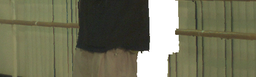
#> input picture disocclusion-inpainting/tex_BAL2.png, 256 x 77 px, shrunk from 500 x 150 before the run
$ python main.py --textureImage tex_BAL2.png --depthImage dep_BAL2.png --disoccColor 255 255 255   (older library calls are emulated)
#> lines starting #> are read from the running program, lines starting #| are printed output that depends on the picture; after the words box and inside, x2 and y2 are one past the last pixel; in counts of white or black regions, pixels touching at a corner belong together
#> in main, texture is the input picture: shape (77, 256, 3); mean B, G, R 90.7, 114.1, 114.2
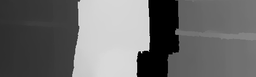
#> input picture disocclusion-inpainting/dep_BAL2.png, 256 x 77 px, shrunk from 500 x 150 before the run
#> in main, depth is the input picture: shape (77, 256); min 0, max 239, mean 107.3
### disocclusion-inpainting/DisocclusionFill.py
#!/usr/bin/python

import matplotlib.pyplot as plt
import sys, os
import cv2
import numpy as np
import time
np.seterr(divide='ignore', invalid='ignore')
from skimage.filters import threshold_otsu

class DisoccllusionFill():
    textureImaged= None
    depthImaged= None
    sourceRegion = None
    fillRegion = None
    confidenceImage = None
    dataImage = None
    curvatureData = None
    boundaryImage = None
    halfPatchSize = None
    numMissingPixels = None
    kernel = None
    kernelsel = None
    depthThreshold = None
    depthThresholdsR = None

    inpaintedImage = None
    inpaintedDepth = None
    kurv = None
    fillBoundaylist = []
    prioritiesList = []

    targetPatchCenter = None
    targetPatch_tl = None
    targetPatch_br = None
    targetPatch_sRmsk = None
    targetPatch_fRmsk = None
    targetPatch_tex = None
    targetPatch_dep = None

    sourcePatchCenter = None
    sourcePatch_tl = None
    sourcePatch_br = None
    sourcePatch_tex = None
    sourcePatch_dep = None
    bestErr = 1000000000.0
    searchRegion = 90
    patchErr = None

    def __init__(self, textureImage, depthImage, fillColor=[0, 0, 0], halfPatchSize=5, kernelsel=0, depthThreshold=120):
#> called with halfPatchSize = 5, kernelsel = 0, depthThreshold = 120
        self.textureImaged = np.float32(textureImage.copy())
        self.depthImaged = np.float32(depthImage.copy())
        self.fillColor  = fillColor
        self.halfPatchSize = halfPatchSize
        self.img_shape = textureImage.shape
#> self.img_shape = (77, 256, 3)
        self.height, self.width = self.img_shape[:2]
#> self.height = 77; self.width = 256
        self.kernelsel = kernelsel
        self.depthThreshold = depthThreshold
        self.inpaintedImage = np.zeros(self.img_shape, dtype = textureImage.dtype)

    def iniatializeInpainting(self):

        self.depthThresholdsR = threshold_otsu(self.depthImaged)
#> self.depthThresholdsR = 136.8
        #print("globalThreshold", self.depthThresholdsR)
        self.extractDisocclusionregion()
        if self.kernelsel == 0:
            self.kernel = np.ones((3, 3), dtype = np.float32)
            self.kernel[1, 1] = -8
        elif self.kernelsel == 1: #left
            self.kernel = np.zeros((3, 3), dtype = np.float32)
            self.kernel[1, 0] = 1
            self.kernel[1, 1] = -1
        else:
            self.kernel = np.zeros((3, 3), dtype = np.float32)
            self.kernel[1, 1] = -1
            self.kernel[1, 2] = 1
        self.cofidenceImage = np.copy(self.fillRegion)/255
        self.dataImage = np.zeros((self.height,self.width), dtype=np.float32)
        self.computeStructure()
        self.numMissingPixels = np.count_nonzero(self.fillRegion)
        print("Number of pixels to be inpainted {}".format(self.numMissingPixels))

    def inpaintDisocclusion(self):
        self.iniatializeInpainting()
        iter =0
        while self.numMissingPixels>0:
            iter += 1
            #print("iter:{}".format(iter))
            #extractboundary
            self.computeFillboundary()
            #computeconfidence along boundary
            self.computeConfidenceTerm()
            #compute data term
            self.computeDataTerm()
            #compute priority
            self.computePriority()
            #select target patch
            self.getTargetpatch()
            #find sourcepatch
            self.findSourcePatch()
            #Update dataterm, fillregion, image, depth
            self.fillandUpdate()

            ###---visualization
            """
            tempdata = np.uint8(np.copy(self.curvatureData))
            temp = np.uint8(np.copy(self.textureImaged))
            temp[self.targetPatch_tl[0]:self.targetPatch_br[0], self.targetPatch_tl[1]:self.targetPatch_br[1],:] = (255, 0 , 0)
            temp[self.sourcePatch_tl[0]:self.sourcePatch_br[0], self.sourcePatch_tl[1]:self.sourcePatch_br[1],:] = (0, 0 , 255)
            tempd = np.uint8(np.copy(self.depthImaged))
            tempd[self.targetPatch_tl[0]:self.targetPatch_br[0], self.targetPatch_tl[1]:self.targetPatch_br[1]] = (255)
            tempd[self.sourcePatch_tl[0]:self.sourcePatch_br[0], self.sourcePatch_tl[1]:self.sourcePatch_br[1]] = (125)
            #plot
            plt.imshow(tempdata)
            plt.show()
            plt.imshow(temp)
            plt.show()
            #plt.imshow(tempd)
            #plt.show()
            ### ----
            """
            #check if the holes still left!
            self.extractDisocclusionregion()
            self.numMissingPixels = np.count_nonzero(self.fillRegion)
            #print("Number of pixels to be inpainted {}".format(self.numMissingPixels))

        self.inpaintedImage = np.uint8(np.copy(self.textureImaged))
        self.inpaintedDepth = np.uint8(np.copy(self.depthImaged))

        ## disocclusion Mask
    def extractDisocclusionregion(self):
        #create a mask of disocclusion and its inverse mask
        #print("(self.height, self.width)", (self.height, self.width))
        mask = np.zeros((self.height, self.width), dtype=np.float32)
        if len(self.img_shape)>2:
            mask[np.where((self.textureImaged == self.fillColor).all(axis = 2))] = 255
        else:
            mask[np.where(self.textureImaged == self.fillColor)] = 255
        _,self.fillRegion = cv2.threshold(mask, 10, 255, cv2.THRESH_BINARY)
        _,self.sourceRegion = cv2.threshold(mask, 10, 255, cv2.THRESH_BINARY_INV)

    def computeGradients(self, mat):
        Ix = np.zeros((self.height, self.width), dtype = np.float32)
        Iy = np.zeros((self.height, self.width), dtype = np.float32)
        #Inside boundary of Image
        for row in range(1, self.height-1):
            for col in range(1, self.width-1):
                if self.fillRegion[row][col]==0:
                    #For Ix
                    if (self.fillRegion[row][col-1]==0) and (self.fillRegion[row][col+1]==0):
                        Ix[row][col]= max(abs(mat[row][col]-mat[row][col-1]), abs(mat[row][col+1]-mat[row][col]))

                    if (self.fillRegion[row][col-1]==0) and (self.fillRegion[row][col+1]!=0):
                        Ix[row][col]= abs(mat[row][col]-mat[row][col-1])

                    if (self.fillRegion[row][col-1]!=0) and (self.fillRegion[row][col+1]==0):
                        Ix[row][col]= abs(mat[row][col+1]-mat[row][col])

                    #For Iy
                    if (self.fillRegion[row-1][col]==0) and (self.fillRegion[row+1][col]==0):
                        Iy[row][col]= max(abs(mat[row][col]-mat[row-1][col]), abs(mat[row+1][col]-mat[row][col]))

                    if (self.fillRegion[row-1][col]==0) and (self.fillRegion[row+1][col]!=0):
                        Iy[row][col]= abs(mat[row][col]-mat[row-1][col])

                    if (self.fillRegion[row-1][col]!=0) and (self.fillRegion[row][col+1]==0):
                        Iy[row][col]= abs(mat[row+1][col]-mat[row][col])
        #Boundary of Image
        #Left and Right Ix:
        for row in range(self.height):
            for col in range(0, self.width, self.width-1):
                if (col==0) and (self.fillRegion[row][col]==0) and (self.fillRegion[row][col+1]==0):
                    Ix[row][col] = abs(mat[row][col+1]-mat[row][col])
                if (col==self.width-1) and (self.fillRegion[row][col]==0) and (self.fillRegion[row][col-1]==0):
                    Ix[row][col] = abs(mat[row][col]-mat[row][col-1])
#> Ix: shape (77, 256) float32; min 0, max 200.2, mean 7.3
        #Top and bottom Iy:
        for row in range(0, self.height, self.height-1):
            for col in range(0, self.width):
                if (row==0) and (self.fillRegion[row][col]==0) and (self.fillRegion[row+1][col]==0):
                    Ix[row][col] = abs(mat[row+1][col]-mat[row][col])
                if (row==self.height-1) and (self.fillRegion[row][col]==0) and (self.fillRegion[row-1][col]==0):
                    Ix[row][col] = abs(mat[row][col]-mat[row-1][col])
#> Ix: shape (77, 256) float32; min 0, max 200.2, mean 7.4
        return Ix, Iy

    def getexemPatch(self, pixel, pSize):
        row_center, col_center = pixel
        min_row = max(row_center - pSize, 0)
        max_row = min(row_center + pSize+1, self.height)
        min_col = max(col_center - pSize, 0)
        max_col = min(col_center + pSize+1, self.width)
        topLeft = (min_row, min_col)
        bottomRight = (max_row, max_col)
        return topLeft, bottomRight

    def computeFillboundary(self):
        fillRegionD = self.fillRegion/255
        boundaryImage = cv2.filter2D(fillRegionD, -1, self.kernel)
        idx = np.where(boundaryImage >0)
        ridx, cidx = idx
        del self.fillBoundaylist[:]
        for i in range(len(ridx)):
            if self.depthImaged[ridx[i], cidx[i]] < self.depthThreshold :
                self.fillBoundaylist.append((ridx[i], cidx[i]))
        if self.numMissingPixels>0 and len(self.fillBoundaylist)==0:
            self.kernelsel = 2
            boundaryImage = cv2.filter2D(fillRegionD, -1, self.kernel)
            idx = np.where(boundaryImage >0)
            ridx, cidx = idx
            for i in range(len(ridx)):
                self.fillBoundaylist.append((ridx[i], cidx[i]))

    def computeConfidenceTerm(self):
        for pixel in self.fillBoundaylist:
            Hq_tl, Hq_br = self.getexemPatch(pixel, self.halfPatchSize)
            Hq_fR = self.sourceRegion[Hq_tl[0]:Hq_br[0], Hq_tl[1]:Hq_br[1]]
            nZ_Hq = np.float(np.count_nonzero(Hq_fR))
            pinHq = np.float(Hq_fR.size)
            #print("Hq_fR", Hq_fR)
            #print("NumofNonZero {} out of {}, {}".format(nZ_Hq, pinHq, nZ_Hq/pinHq))
            if(Hq_fR.size ==0):
                #print(pixel, Hq_fR)
                print("patchErr")
            self.cofidenceImage[pixel[0],pixel[1]] = float(nZ_Hq/pinHq)

    def computeStructure(self):
        textureGray = cv2.cvtColor(self.textureImaged, cv2.COLOR_RGB2GRAY)
        texturegd = np.float32(textureGray)
        Itx, Ity = self.computeGradients(texturegd)
        Idx, Idy = self.computeGradients(self.depthImaged)
#> after the loop in computeGradients (call 2), `for row in range(self.height):`: Ix: shape (77, 256) float32; min 0, max 214, mean 3.3
#> after the loop in computeGradients (call 2), `for row in range(0, self.height, self.height-1):`: Ix: shape (77, 256) float32; min 0, max 214, mean 3.3
        Ix = (Itx+Idx)/(2*255)
        Iy = (Ity+Idy)/(2*255)
        #INr = np.linalg.norm(Ix+Iy)
        INr = np.sqrt(Ix**2 + Iy**2)
        INx = Ix/INr
        INy = Iy/INr
        INx[np.isnan(INx)] = 0
#> INx: shape (77, 256) float32; min 0, max 1, mean 0.684
        INy[np.isnan(INy)] = 0
#> INy: shape (77, 256) float32; min 0, max 1, mean 0.446
        INx_x,_=self.computeGradients(INx)
#> after the loop in computeGradients (call 3), `for row in range(1, self.height-1):`:
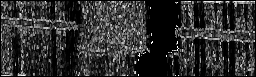
#> Iy: shape (77, 256) float32; min 0, max 1, mean 0.19
#> after the loop in computeGradients (call 3), `for row in range(self.height):`: Ix: shape (77, 256) float32; min 0, max 1, mean 0.194
#> after the loop in computeGradients (call 3), `for row in range(0, self.height, self.height-1):`:
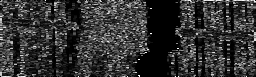
#> Ix: shape (77, 256) float32; min 0, max 1, mean 0.201
        _,INy_y=self.computeGradients(INy)
#> after the loop in computeGradients (call 4), `for row in range(1, self.height-1):`:
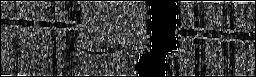
#> Iy: shape (77, 256) float32; min 0, max 1, mean 0.225
#> after the loop in computeGradients (call 4), `for row in range(self.height):`: Ix: shape (77, 256) float32; min 0, max 0.999, mean 0.261
#> after the loop in computeGradients (call 4), `for row in range(0, self.height, self.height-1):`:
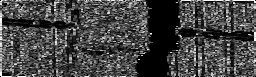
#> Ix: shape (77, 256) float32; min 0, max 1, mean 0.273
        Kurv = np.divide(INx_x+INy_y,INr)
        nanLoc = np.isnan(Kurv)
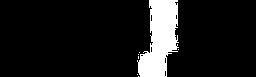
#> nanLoc: shape (77, 256) bool; 10.5% white; 7 white regions (6 under 20 px), largest, box (x1, y1, x2, y2) and area: (137, 0, 179, 77) 2069
        infLoc = np.isinf(Kurv)
#> infLoc: shape (77, 256) bool; 0.14% white in thin lines or dots
        Kurv[nanLoc] = 0
#> Kurv: shape (77, 256) float32; 0.14% of the values are NaN or infinite; the others: min 0, max 34283.6, mean 68.18
        Kurv[infLoc] = 0
#> Kurv: shape (77, 256) float32; min 0, max 34283.6, mean 68.1
        #print("np.max(kurv)",np.max(Kurv))
        self.curvatureData = Kurv
        self.curvatureData[nanLoc] = 0
        self.curvatureData[infLoc] = 0
        #self.curvatureData = INr
        #self.curvatureData = (INx_x+INy_y)/INr
        #print("np.max(self.curvatureData)",np.max(self.curvatureData))

    def computeDataTerm(self):
        maxalongfillBoundary = 0
        for pixel in self.fillBoundaylist:
            if maxalongfillBoundary<self.curvatureData[pixel[0],pixel[1]]:
                maxalongfillBoundary = self.curvatureData[pixel[0],pixel[1]]
        #print("maxalongfillBoundary", maxalongfillBoundary)
        for pixel in self.fillBoundaylist:
            self.dataImage[pixel[0],pixel[1]] = abs(1-(self.curvatureData[pixel[0],pixel[1]]/maxalongfillBoundary))
            #print("datavalues, K, D, maxB:", self.curvatureData[pixel[0],pixel[1]], self.dataImage[pixel[0],pixel[1]], maxalongfillBoundary, self.curvatureData[pixel[0],pixel[1]]/maxalongfillBoundary)

    def computePriority(self):
        del self.prioritiesList[:]
        for pixel in self.fillBoundaylist:
            #print("C and D:",self.cofidenceImage[pixel[0],pixel[1]], self.dataImage[pixel[0],pixel[1]])
            Pr = self.cofidenceImage[pixel[0],pixel[1]]*self.dataImage[pixel[0],pixel[1]]
            self.prioritiesList.append(Pr)
        # [4 lines of commented-out code are left out]
        self.targetPatchCenter = self.fillBoundaylist[self.prioritiesList.index(np.max(self.prioritiesList))]

    def getTargetpatch(self):
        self.targetPatch_tl, self.targetPatch_br = self.getexemPatch(self.targetPatchCenter, self.halfPatchSize)
        self.targetPatch_fR = self.fillRegion[self.targetPatch_tl[0]:self.targetPatch_br[0], self.targetPatch_tl[1]:self.targetPatch_br[1]]
        self.targetPatch_sR = self.sourceRegion[self.targetPatch_tl[0]:self.targetPatch_br[0], self.targetPatch_tl[1]:self.targetPatch_br[1]]
        self.targetPatch_tex = self.textureImaged[self.targetPatch_tl[0]:self.targetPatch_br[0], self.targetPatch_tl[1]:self.targetPatch_br[1], :]
        self.targetPatch_dep = self.depthImaged[self.targetPatch_tl[0]:self.targetPatch_br[0], self.targetPatch_tl[1]:self.targetPatch_br[1]]
        self.targetPatch_sRmsk = np.where(self.targetPatch_sR>0)
        self.targetPatch_fRmsk = np.where(self.targetPatch_fR>0)

    def findSourcePatch(self):
        patch_shape = self.targetPatch_tex.shape
        bound = int(round(self.searchRegion/2))
        #print(bound)
        searchReg_tl, searchReg_br = self.getexemPatch(self.targetPatchCenter, bound)
        searchReg_depth = self.depthImaged[searchReg_tl[0]:searchReg_br[0], searchReg_tl[1]:searchReg_br[1]]
        depthbased_sourceRegFg = self.depthImaged > self.depthThresholdsR + self.fillRegion
        self.sourcePatch_tl = None
        self.sourcePatch_br = None
        self.bestErr = 1000000000.0
        for row in range(searchReg_tl[0], searchReg_br[0]-patch_shape[0]):
            for col in range(searchReg_tl[1], searchReg_br[1]-patch_shape[1]):
                #print(row, col)
                Hq_fR = self.fillRegion[row:row+patch_shape[0], col:col+patch_shape[1]]
                Hq_nz = np.count_nonzero(Hq_fR)
                #depth based classification of source region
                Hq_FG = depthbased_sourceRegFg[row:row+patch_shape[0], col:col+patch_shape[1]]
                Hq_FGnz = np.count_nonzero(Hq_FG)
                if Hq_nz == 0 and Hq_FGnz == 0:
                    Hq_tex = self.textureImaged[row:row+patch_shape[0], col:col+patch_shape[1], :]
                    Hq_dep = self.depthImaged[row:row+patch_shape[0], col:col+patch_shape[1]]
                    err = np.sum(self.targetPatch_tex[self.targetPatch_sRmsk]-Hq_tex[self.targetPatch_sRmsk]) + \
                    2*np.sum(self.targetPatch_dep[self.targetPatch_sRmsk]-Hq_dep[self.targetPatch_sRmsk])
                    self.patchErr = err*err
                    if self.patchErr < self.bestErr:
                        self.bestErr = self.patchErr
                        self.sourcePatch_tl = (row, col)
                        self.sourcePatch_br = (row+patch_shape[0], col+patch_shape[1])
                        #print(patchErr)
        #print("sourcePatch:", self.sourcePatch_tl, self.sourcePatch_br, self.patchErr)

    def copyData(self,vImg,debug):
        vsourcePatch = vImg[self.sourcePatch_tl[0]:self.sourcePatch_br[0], self.sourcePatch_tl[1]:self.sourcePatch_br[1]]
        vtargetPatch = vImg[self.targetPatch_tl[0]:self.targetPatch_br[0], self.targetPatch_tl[1]:self.targetPatch_br[1]]
        vtargetPatch[self.targetPatch_fRmsk] = vsourcePatch[self.targetPatch_fRmsk]
        vImg[self.targetPatch_tl[0]:self.targetPatch_br[0], self.targetPatch_tl[1]:self.targetPatch_br[1]] = vtargetPatch
        if debug==1:
            print("vtargetPatch", np.uint8(vtargetPatch))
            print("targetPatch_fR", self.targetPatch_fR)
            print("vsourcePatch", np.uint8(vsourcePatch))
            #print("fillMask",self.targetPatch_fRmsk)
        return vImg

    def fillandUpdate(self):
        ## Filltexture
        for i in range(3):
            self.textureImaged[:,:,i] = self.copyData(self.textureImaged[:,:,i],0)
        ## Filldepth
        self.depthImaged = self.copyData(self.depthImaged,0)
        ## Fill curvatureData
        self.curvatureData = self.copyData(self.curvatureData,0)
        # UpdateConfidence
        self.cofidenceImage[self.targetPatch_tl[0]:self.targetPatch_br[0], self.targetPatch_tl[1]:self.targetPatch_br[1]] = 1
        #self.cofidenceImage = self.copyData(self.cofidenceImage,0)

### disocclusion-inpainting/main.py
import sys, os
import time
import cv2
import argparse
import matplotlib.pyplot as plt
import numpy as np
np.seterr(divide='ignore', invalid='ignore')
from skimage.filters import threshold_otsu
from DisocclusionFill import DisoccllusionFill

def createargs():
    parser = argparse.ArgumentParser(description='Inpaint Disocclusion.')
    parser.add_argument('--textureImage', type = str)
    parser.add_argument('--depthImage', type = str)
    parser.add_argument('--disoccColor', nargs='+', type = int)
    parser.add_argument('--drnFill', type = int, default = 0)
    parser.add_argument('--outdir',  type = str, default = 'result')
    return parser.parse_args()

def main():
    #inputs
    """
    textfilename = 'tex_BAL.png'
    depthfilename = 'dep_BAL.png'
    texture = cv2.imread(textfilename)
    depth = cv2.imread(depthfilename, 0)
    """
    args = createargs()

    if (args.textureImage is not None) and (args.depthImage is not None):
        texture = cv2.imread(args.textureImage)
        if (type(texture) is not np.ndarray):
            print("Error: Unable to open texture image.")
            exit(-1)
        depth = cv2.imread(args.depthImage,0)
        if (type(depth) is not np.ndarray):
            print ("Error: Unable to open depth image.")
            exit(-1)

    else:
        print("Provide texture and depth images!")
        return

    if args.disoccColor is None:
        print("Provide diocclusionColor e.g. (255, 255, 255)!")
        return

    out_path = args.outdir
    if args.outdir is not None:
        out_path = args.outdir

    if not os.path.exists(out_path):
        os.makedirs(out_path)

    print("out_path", out_path)

    #inpainting begins here
    start = time.clock()
    #create DisoccllusionFill object
    dF = DisoccllusionFill(texture, depth, args.disoccColor)
    #start Inpainting
    dF.inpaintDisocclusion()
#> in inpaintDisocclusion, `self.inpaintedDepth = np.uint8(np.copy(self.depthImaged))`:
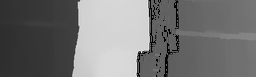
#> self.inpaintedDepth: shape (77, 256); min 0, max 239, mean 116.3
    resultTexture = dF.inpaintedImage
    resultDepth = dF.inpaintedDepth
    end = time.clock()
    print("Inpainting Running Time:", end-start)

    #write result
    cv2.imwrite(os.path.join(out_path, 'inpainted_texture.png'), resultTexture)
    cv2.imwrite(os.path.join(out_path, 'inpainted_depth.png'), resultDepth)

    #Display result
    """
    plt.imshow(cv2.cvtColor(texture, cv2.COLOR_BGR2RGB))
    plt.title('Texture:Disocclusion(White)')
    plt.show()

    plt.imshow(depth, cmap='gray')
    plt.title('depth')
    plt.show()

    plt.imshow(cv2.cvtColor(resultTexture, cv2.COLOR_BGR2RGB))
    plt.title('InpaintedTextureImage')
    plt.show()
    """

if __name__ == "__main__":
    """
    Usage: python main.py --textureImage tex_BAL2.png --depthImage dep_BAL2.png --disoccColor 255 255 255
    """
    main()
